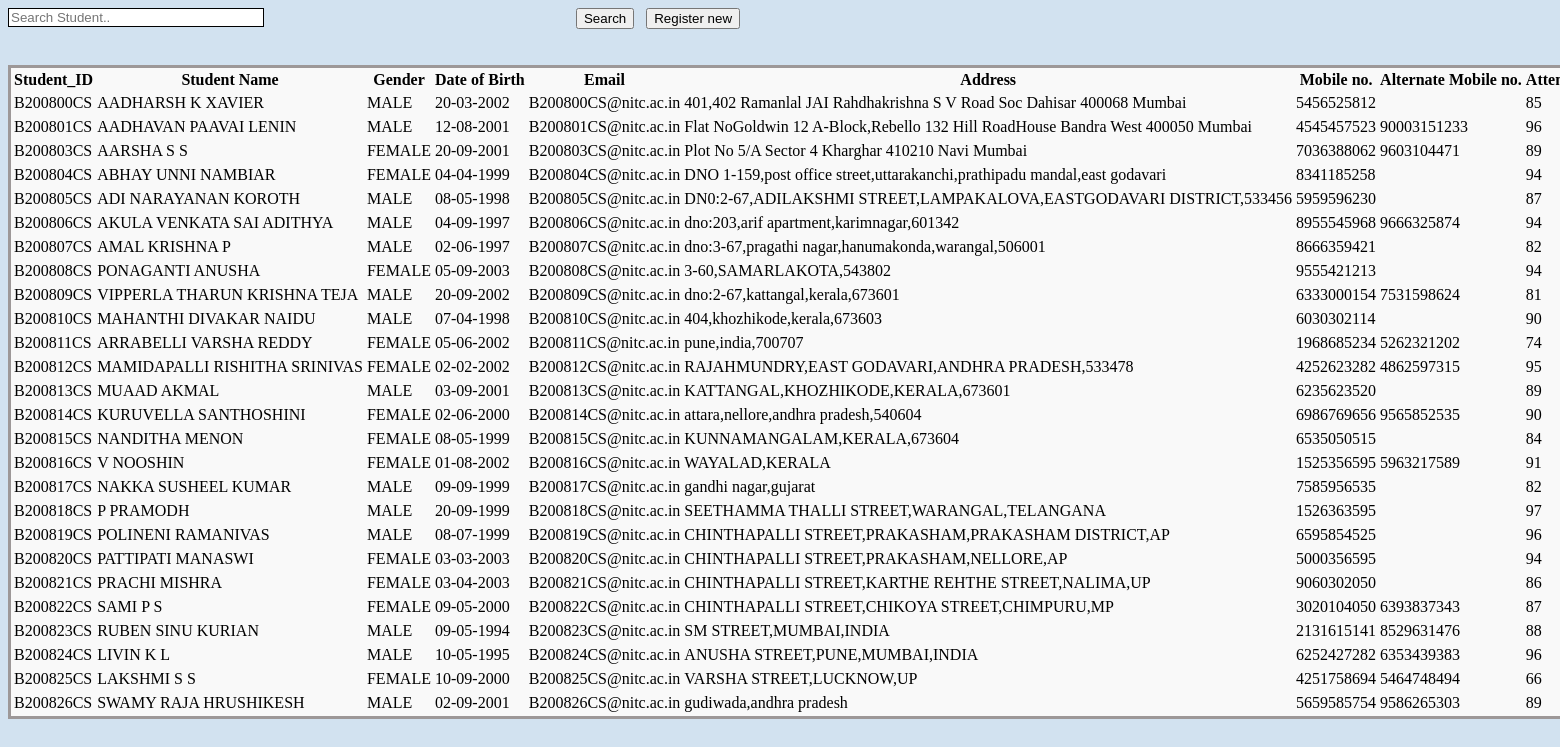
Screenshot of /View_Students.php with the database file from the repository.
### tables this page shows
CREATE TABLE `student` (
  `s_id` varchar(25) NOT NULL,
  `fname` varchar(25) DEFAULT NULL,
  `mname` varchar(25) DEFAULT NULL,
  `lname` varchar(25) DEFAULT NULL,
  `sex` varchar(25) DEFAULT NULL,
  `dob` varchar(25) DEFAULT NULL,
  `email` varchar(250) DEFAULT NULL,
  `addr` varchar(500) DEFAULT NULL,
  `attendance` varchar(25) DEFAULT NULL,
  `present` varchar(25) DEFAULT NULL,
  `totaldays` varchar(25) DEFAULT NULL,
  `fa_id` varchar(25) DEFAULT NULL
);

CREATE TABLE `student_phone` (
  `s_ph_id` varchar(25) NOT NULL,
  `s_id` varchar(25) NOT NULL
);

### View_Students.php (the view, shortened to what this page needs)
<!DOCTYPE html PUBLIC "-//W3C//DTD XHTML 1.0 Transitional//EN" "http://www.w3.org/TR/xhtml1/DTD/xhtml1-transitional.dtd">
<html xmlns="http://www.w3.org/1999/xhtml">
<head>
<link rel="stylesheet" type="text/css" href="css/style_view.css" />
</head>
<body>
<div class="btn_pos">
        <form method="post">
            <input type="text" name="searchtxt" class="input_box_pos form-control" placeholder="Search Student.." />
            <div class="btn_pos_search">
            <input type="submit" class="btn btn-primary btn-large" name="btnsearch" value="Search"/>&nbsp;&nbsp;
            <a href="?tag=student_entry"><input type="button" class="btn btn-large btn-primary" value="Register new" name="butAdd"/></a>
            </div>
        </form>
    </div><br><br>
<div class="table_margin" style = "width:1950px;">
<table class="table table-bordered">
        <thead>
            <tr>
            <th style="text-align: center;">Student_ID</th>
            <th style="text-align: center;">Student Name</th>
            <th style="text-align: center;">Gender</th>
            <th style="text-align: center;">Date of Birth</th>
            <th style="text-align: center;">Email</th>
            <th style="text-align: center;">Address</th>
		<th style="text-align: center;">Mobile no.</th>
		<th style="text-align: center;">Alternate Mobile no.</th>
            <th style="text-align: center;">Attendance</th>
        </tr>
        <?php
	$key="";
	if($key !="")
		$sql_sel=mysqli_query($conn,"SElECT * FROM student WHERE fname  like '%$key%' or mname like '%$key%' or lname like '%$key%' or s_id like '%$key%'");
	else
		 $sql_sel=mysqli_query($conn,"SELECT * FROM student");
$row=mysqli_fetch_array($sql_sel);
    while($row){
$idd = $row['s_id'];
$ph = mysqli_query($conn,"select * from student_phone where s_id = '$idd'");
$kkk = mysqli_fetch_array($ph);
    ?>
      <tr>
            <td><?php echo $row['s_id'];?></td>
            <td><?php echo $row['fname']." ".$row['mname']." ".$row['lname'];?></td>
            <td><?php echo $row['sex'];?></td>
            <td><?php echo $row['dob'];?></td>
            <td><?php echo $row['email'];?></td>
            <td><?php echo $row['addr'];?></td>
	<td><?php echo $kkk?$kkk['s_ph_id']:"";?></td>
	<?php $kkk=mysqli_fetch_array($ph); ?>
		<td><?php echo $kkk?$kkk['s_ph_id']:"";?></td>
	    <td><?php echo $row['attendance'];?></td>
        </tr>
    <?php
$row=mysqli_fetch_array($sql_sel);
    }
    ?>
    </table>
</div>
</body>
</html>

### css/style_view.css (style rules this page uses)
body { background-color: #357ebd38; }
.table_margin { background-color: #f9f9f9; }
.table_margin { border: 3px solid #9d9898; }
.btn_pos { text-align: center; }
.input_box_pos { width: 250px; border: 1px solid black; float: left; }
.btn_pos { margin-right: 500px; }

### rows the page displays
student: s_id "B200800CS", fname "AADHARSH", mname "K", lname "XAVIER", sex "MALE", dob "20-03-2002", email "B200800CS@nitc.ac.in", addr "401,402 Ramanlal JAI Rahdhakrishna S V Road Soc Dahisar 400068 Mumbai", student_phone.s_ph_id "5456525812", attendance "85"
student: s_id "B200801CS", fname "AADHAVAN", mname "PAAVAI", lname "LENIN", sex "MALE", dob "12-08-2001", email "B200801CS@nitc.ac.in", addr "Flat NoGoldwin 12 A-Block,Rebello 132 Hill RoadHouse Bandra West 400050 Mumbai", student_phone.s_ph_id "4545457523", student_phone.s_ph_id "90003151233", attendance "96"
student: s_id "B200803CS", fname "AARSHA", mname "S", lname "S", sex "FEMALE", dob "20-09-2001", email "B200803CS@nitc.ac.in", addr "Plot No 5/A Sector 4 Kharghar 410210 Navi Mumbai", student_phone.s_ph_id "7036388062", student_phone.s_ph_id "9603104471", attendance "89"
student: s_id "B200804CS", fname "ABHAY", mname "UNNI", lname "NAMBIAR", sex "FEMALE", dob "04-04-1999", email "B200804CS@nitc.ac.in", addr "DNO 1-159,post office street,uttarakanchi,prathipadu mandal,east godavari", student_phone.s_ph_id "8341185258", attendance "94"
student: s_id "B200805CS", fname "ADI", mname "NARAYANAN", lname "KOROTH", sex "MALE", dob "08-05-1998", email "B200805CS@nitc.ac.in", addr "DN0:2-67,ADILAKSHMI STREET,LAMPAKALOVA,EASTGODAVARI DISTRICT,533456", student_phone.s_ph_id "5959596230", attendance "87"
student: s_id "B200806CS", fname "AKULA", mname "VENKATA", lname "SAI ADITHYA", sex "MALE", dob "04-09-1997", email "B200806CS@nitc.ac.in", addr "dno:203,arif apartment,karimnagar,601342", student_phone.s_ph_id "8955545968", student_phone.s_ph_id "9666325874", attendance "94"
student: s_id "B200807CS", fname "AMAL", mname "KRISHNA", lname "P", sex "MALE", dob "02-06-1997", email "B200807CS@nitc.ac.in", addr "dno:3-67,pragathi nagar,hanumakonda,warangal,506001", student_phone.s_ph_id "8666359421", attendance "82"
student: s_id "B200808CS", fname "PONAGANTI", lname "ANUSHA", sex "FEMALE", dob "05-09-2003", email "B200808CS@nitc.ac.in", addr "3-60,SAMARLAKOTA,543802", student_phone.s_ph_id "9555421213", attendance "94"
student: s_id "B200809CS", fname "VIPPERLA", mname "THARUN", lname "KRISHNA TEJA", sex "MALE", dob "20-09-2002", email "B200809CS@nitc.ac.in", addr "dno:2-67,kattangal,kerala,673601", student_phone.s_ph_id "6333000154", student_phone.s_ph_id "7531598624", attendance "81"
student: s_id "B200810CS", fname "MAHANTHI", mname "DIVAKAR", lname "NAIDU", sex "MALE", dob "07-04-1998", email "B200810CS@nitc.ac.in", addr "404,khozhikode,kerala,673603", student_phone.s_ph_id "6030302114", attendance "90"
student: s_id "B200811CS", fname "ARRABELLI", mname "VARSHA", lname "REDDY", sex "FEMALE", dob "05-06-2002", email "B200811CS@nitc.ac.in", addr "pune,india,700707", student_phone.s_ph_id "1968685234", student_phone.s_ph_id "5262321202", attendance "74"
student: s_id "B200812CS", fname "MAMIDAPALLI", mname "RISHITHA", lname "SRINIVAS", sex "FEMALE", dob "02-02-2002", email "B200812CS@nitc.ac.in", addr "RAJAHMUNDRY,EAST GODAVARI,ANDHRA PRADESH,533478", student_phone.s_ph_id "4252623282", student_phone.s_ph_id "4862597315", attendance "95"
student: s_id "B200813CS", fname "MUAAD", lname "AKMAL", sex "MALE", dob "03-09-2001", email "B200813CS@nitc.ac.in", addr "KATTANGAL,KHOZHIKODE,KERALA,673601", student_phone.s_ph_id "6235623520", attendance "89"
student: s_id "B200814CS", fname "KURUVELLA", mname "SANTHOSHINI", sex "FEMALE", dob "02-06-2000", email "B200814CS@nitc.ac.in", addr "attara,nellore,andhra pradesh,540604", student_phone.s_ph_id "6986769656", student_phone.s_ph_id "9565852535", attendance "90"
student: s_id "B200815CS", fname "NANDITHA", lname "MENON", sex "FEMALE", dob "08-05-1999", email "B200815CS@nitc.ac.in", addr "KUNNAMANGALAM,KERALA,673604", student_phone.s_ph_id "6535050515", attendance "84"
student: s_id "B200816CS", fname "V", lname "NOOSHIN", sex "FEMALE", dob "01-08-2002", email "B200816CS@nitc.ac.in", addr "WAYALAD,KERALA", student_phone.s_ph_id "1525356595", student_phone.s_ph_id "5963217589", attendance "91"
student: s_id "B200817CS", fname "NAKKA", mname "SUSHEEL", lname "KUMAR", sex "MALE", dob "09-09-1999", email "B200817CS@nitc.ac.in", addr "gandhi nagar,gujarat", student_phone.s_ph_id "7585956535", attendance "82"
student: s_id "B200818CS", fname "P", lname "PRAMODH", sex "MALE", dob "20-09-1999", email "B200818CS@nitc.ac.in", addr "SEETHAMMA THALLI STREET,WARANGAL,TELANGANA", student_phone.s_ph_id "1526363595", attendance "97"
student: s_id "B200819CS", fname "POLINENI", lname "RAMANIVAS", sex "MALE", dob "08-07-1999", email "B200819CS@nitc.ac.in", addr "CHINTHAPALLI STREET,PRAKASHAM,PRAKASHAM DISTRICT,AP", student_phone.s_ph_id "6595854525", attendance "96"
student: s_id "B200820CS", fname "PATTIPATI", lname "MANASWI", sex "FEMALE", dob "03-03-2003", email "B200820CS@nitc.ac.in", addr "CHINTHAPALLI STREET,PRAKASHAM,NELLORE,AP", student_phone.s_ph_id "5000356595", attendance "94"
student: s_id "B200821CS", fname "PRACHI", lname "MISHRA", sex "FEMALE", dob "03-04-2003", email "B200821CS@nitc.ac.in", addr "CHINTHAPALLI STREET,KARTHE REHTHE STREET,NALIMA,UP", student_phone.s_ph_id "9060302050", attendance "86"
student: s_id "B200822CS", fname "SAMI", mname "P", lname "S", sex "FEMALE", dob "09-05-2000", email "B200822CS@nitc.ac.in", addr "CHINTHAPALLI STREET,CHIKOYA STREET,CHIMPURU,MP", student_phone.s_ph_id "3020104050", student_phone.s_ph_id "6393837343", attendance "87"
student: s_id "B200823CS", fname "RUBEN", mname "SINU", lname "KURIAN", sex "MALE", dob "09-05-1994", email "B200823CS@nitc.ac.in", addr "SM STREET,MUMBAI,INDIA", student_phone.s_ph_id "2131615141", student_phone.s_ph_id "8529631476", attendance "88"
student: s_id "B200824CS", fname "LIVIN", mname "K", lname "L", sex "MALE", dob "10-05-1995", email "B200824CS@nitc.ac.in", addr "ANUSHA STREET,PUNE,MUMBAI,INDIA", student_phone.s_ph_id "6252427282", student_phone.s_ph_id "6353439383", attendance "96"
student: s_id "B200825CS", fname "LAKSHMI", mname "S", lname "S", sex "FEMALE", dob "10-09-2000", email "B200825CS@nitc.ac.in", addr "VARSHA STREET,LUCKNOW,UP", student_phone.s_ph_id "4251758694", student_phone.s_ph_id "5464748494", attendance "66"
student: s_id "B200826CS", fname "SWAMY", mname "RAJA", lname "HRUSHIKESH", sex "MALE", dob "02-09-2001", email "B200826CS@nitc.ac.in", addr "gudiwada,andhra pradesh", student_phone.s_ph_id "5659585754", student_phone.s_ph_id "9586265303", attendance "89"
